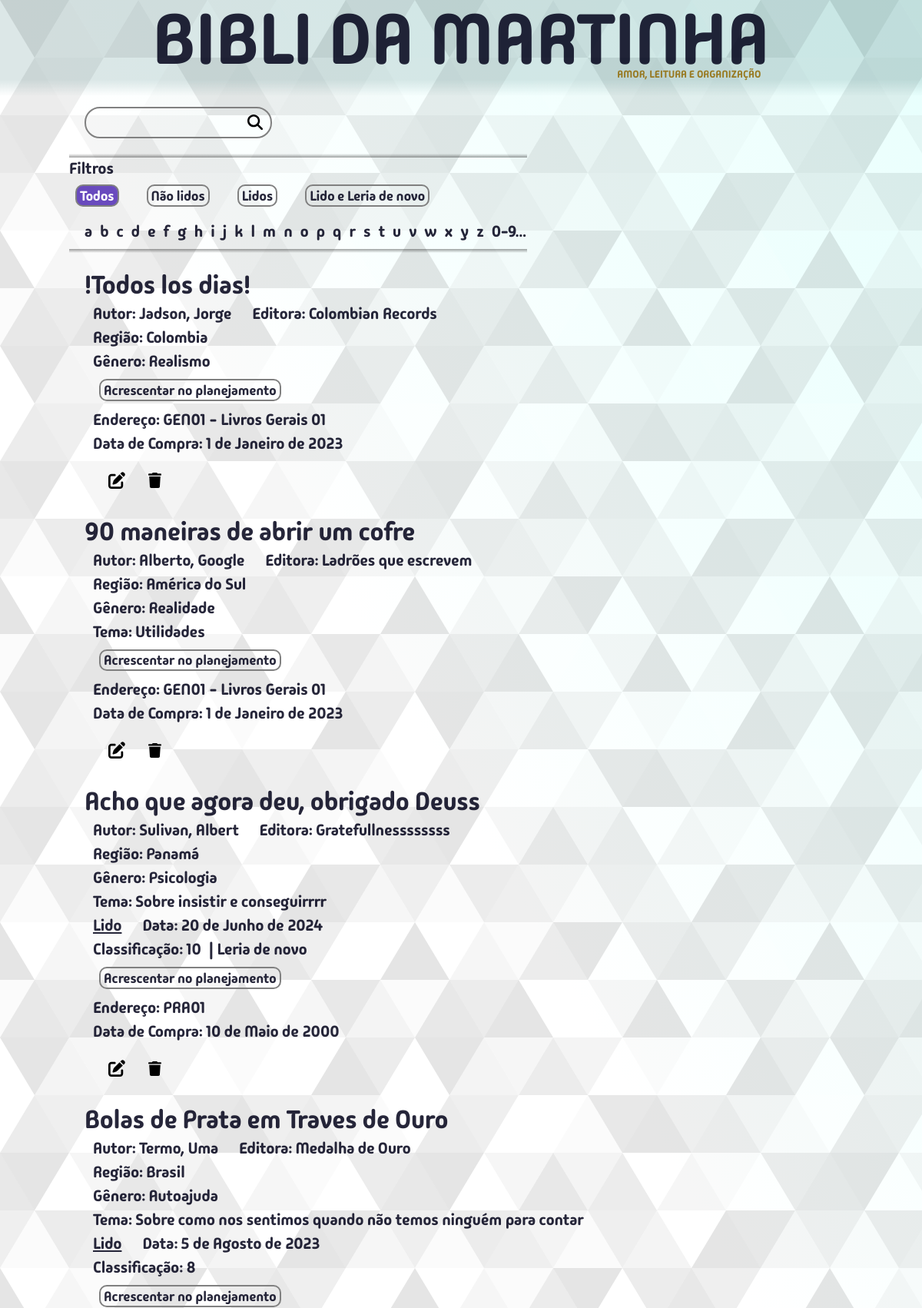
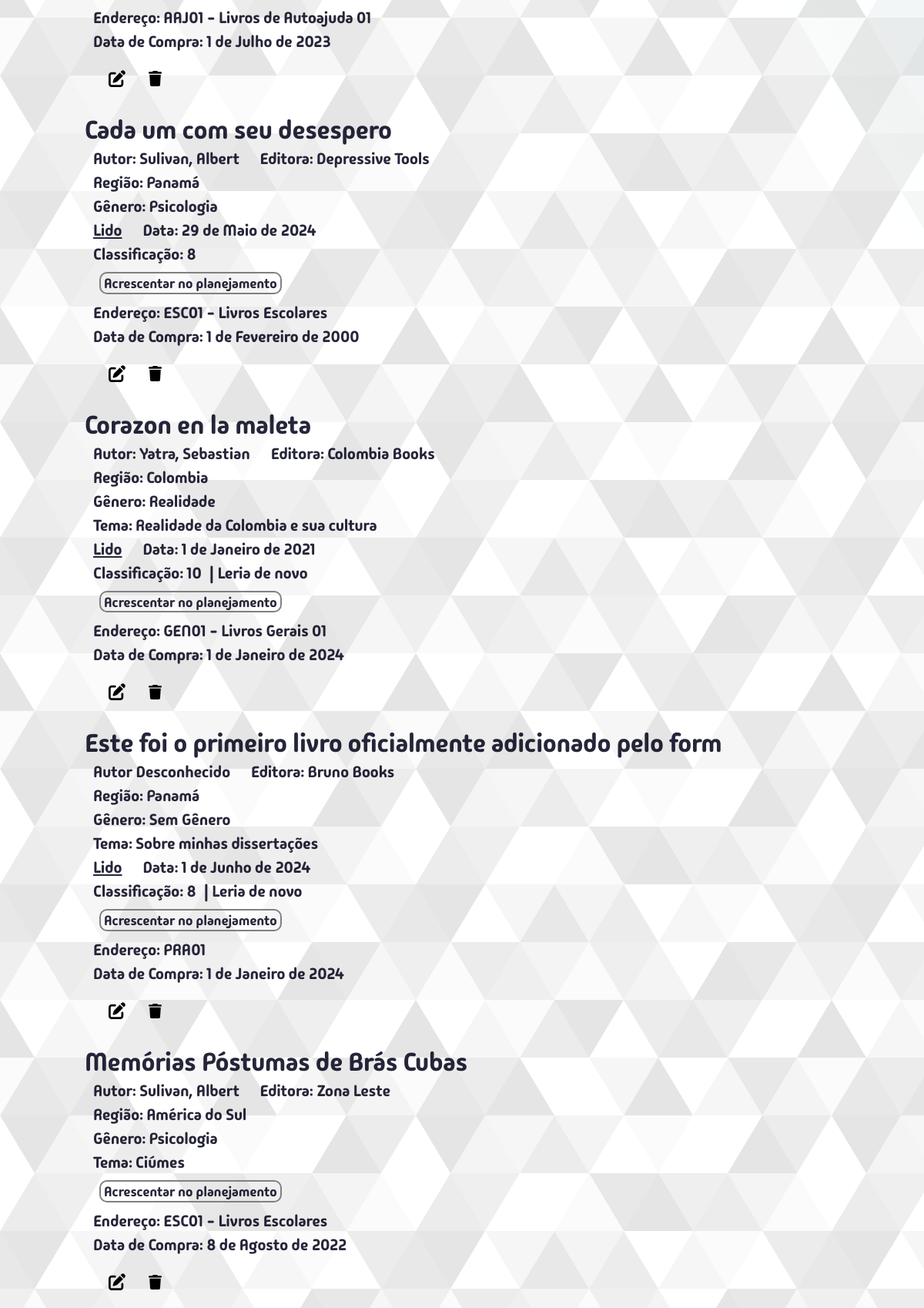
Screenshot of /meuslivros/todos/ (upper part) with the database file from the repository (2 pictures, top to bottom).
### bibm/models.py (models this page shows, shortened)
class Livro(models.Model):
    titulo = models.CharField(max_length=300, unique=True)
    editora = models.CharField(max_length=300, blank=True, null=True)
    autor = models.ForeignKey(Autor, on_delete=models.SET_DEFAULT, default=1)
    genero = models.ForeignKey(Genero, on_delete=models.SET_DEFAULT, default=1)
    tema = models.CharField(max_length=600, blank=True, null=True)
    lendo = models.BooleanField(default=False)
    lido = models.BooleanField(default=False)
    data_leitura = models.DateField(blank=True, null=True)
    leria_de_novo = models.BooleanField(default=False)
    notas = [(1,"1"),(2,"2"),(3,"3"),(4,"4"),(5,"5"),(6,"6"),(7,"7"),(8,"8"),(9,"9"),(10,"10")]
    classificacao = models.IntegerField(choices=notas, blank=True, null=True)
    endereco = models.ForeignKey(Endereco, on_delete=models.SET_NULL, blank=True, null=True)
    data_compra = models.DateField(null=True)
    regiao = models.ForeignKey(Regiao, on_delete=models.SET_DEFAULT, default=2)
    comentario = models.TextField(blank=True, null=True)
    planejamento = models.PositiveIntegerField(unique=True, blank=True, null=True)

class Autor(models.Model):
    prim_nome = models.CharField(max_length=65)
    ult_nome = models.CharField(max_length=65)
    nacionalidade = models.CharField(max_length=65, blank=True, null=True, default="")
    regiao = models.ForeignKey(Regiao, on_delete=models.SET_DEFAULT, default=2)
    comentario = models.TextField(blank=True, null=True)
    class Meta:
        verbose_name_plural = "autores"

class Regiao(models.Model):
    regiao = models.CharField(max_length=65, unique=True)
    comentario = models.TextField(blank=True, null=True)
    class Meta:
        verbose_name_plural = "regiões"
    def __str__(self):
        return str(self.regiao)

class Genero(models.Model):
    genero = models.CharField(max_length=65, unique=True)
    comentario = models.TextField(blank=True, null=True)
    class Meta:
        verbose_name = "gênero"

class Endereco(models.Model):
    codigo = models.CharField(max_length=5, validators=[validacao_endereco])
    descricao = models.CharField(max_length=300, blank=True, null=True)
    comentario = models.TextField(blank=True, null=True)
    class Meta:
        verbose_name = "Endereço"
    def __str__(self):
        if self.descricao is not None:
            return str(self.codigo) + " - " + str(self.descricao)
        else:
            return str(self.codigo)

### bibm/views/views_all.py (the view, shortened to what this page needs)
# urls.py: path("meuslivros/<filtro>/", views.meus_livros, name="meus_livros"),
def meus_livros(request, filtro):
    termo_busca = request.GET.get("q", "").strip()
    classe_btn = "btn-azul"
    ordem_alfabetica_lista = ["a","b","c","d","e","f","g","h","i","j","k","l","m","n","o","p",
                              "q","r","s","t","u","v","w","x","y","z","0-9..."]
    filtros = {
        "todos": "Todos",
        "naolidos": "Não lidos",
        "lidos": "Lidos",
        "lidoeleriadenovo": "Lido e Leria de novo"
    }
    if termo_busca == "":
        if filtro == "todos":
            meus_livros = Livro.objects.all().order_by("titulo")
        if filtro == "naolidos":
            meus_livros = Livro.objects.filter(lido=False)
        elif filtro == "lidos":
            meus_livros = Livro.objects.filter(lido=True)
        elif filtro == "lidoeleriadenovo":
            meus_livros = Livro.objects.filter(lido=True, leria_de_novo=True)
        elif filtro == "0-9...":
            meus_livros = Livro.objects.filter(titulo__regex=r"^[^A-Za-zÀ-ÿ]")
    context = {
        "meus_livros": meus_livros,
        "caller": "meus_livros",
        "filtro": filtro,
        "filtros": filtros,
        "classe_btn": classe_btn,
        "ordem_alfabetica_lista": ordem_alfabetica_lista,
    }
    return render(request, "bibm/pages/meusLivros.html", context)

### bibm/templates/bibm/pages/meusLivros.html
{% extends 'bibm/estru.html' %}
{% load static %}
{% block content %}
  <div class="container-search-box">
    <form action="{% url 'bibm:meus_livros' 'todos' %}" class="search-form caixa-de-pesquisa">
      <input type="search" class="search-input" name="q" value="{{ search_term }}" />
      <button type="submit" class="search-button lupa"><img src="{% static 'bibm/img/magnifying-glass-solid.svg' %}" alt="Lupa" /></button>
    </form>
  </div>
  {% include "bibm/partials/botoesFiltro.html" %}
  <div class="meus-livros-box">
    {% for livro in meus_livros %}
      {% include "bibm/partials/livroDetalheForm.html" %}
    {% empty %}
      Nenhum livro
    {% endfor %}
  </div>
{% endblock %}

### bibm/templates/bibm/partials/livroDetalheForm.html (shortened to what this page needs)
{% load static %}
<div class="livro-box">
  <span class="meus-livros-titulo">{{ livro.titulo }}</span>
  <div class="meus-livros-abaixo-titulo-box">
    <div class="autor-editora linha-livro-info">
      {% if livro.autor.prim_nome == 'Autor Desconhecido' %}
        <span class="meus-livros-autor">Autor Desconhecido</span>
      {% else %}
        <span class="meus-livros-autor">Autor: {{ livro.autor.ult_nome }}, {{ livro.autor.prim_nome }}</span>
      {% endif %}
      <span class="meus-livros-editora">Editora: {{ livro.editora }}</span>
    </div>
    <span class="linha-livro-info">Região: {{livro.regiao}}</span>
    <span class="meus-livros-genero linha-livro-info">Gênero: {{ livro.genero.genero }}</span>
    {% if livro.tema %}
      <span class="meus-livros-tema linha-livro-info">Tema: {{ livro.tema }}</span>
    {% endif %}
    {% if livro.lido %}
      <div class="livro-lido-linha linha-livro-info">
        <span class="meus-livros-lido"><u>Lido</u></span>
        <span class="meus-livros-data-leitura">Data: {{ livro.data_leitura }}</span>
      </div>
      <div class="flex-flow-row linha-livro-info">
        {% if livro.classificacao %}
        <div class="livro-classificacao">
          Classificação: {{ livro.classificacao }}
        </div>
        {% endif %}
        {% if livro.leria_de_novo %}
          <span class="meus-livros-leria-de-novo">| Leria de novo</span>
        {% endif %}
      </div>
    {% endif %}
    {% if livro.planejamento is None and not livro.lendo %}
    <div>
      {% if caller == "meus_livros" %}
        <form action="{% url 'bibm:acrescentar_no_planejamento_meus_livros' %}" method="post">
      {% else %}
        <form action="{% url 'bibm:acrescentar_no_planejamento'%}" method="post">
      {% endif %}
        <button type="submit" class="btn-medio {{classe_btn}}">Acrescentar no planejamento</button>
      </form>
    </div>
    {% elif livro.planejamento is not None and not livro.lendo %}
    <span class="ja-no-planejamento linha-livro-info">
      <u>No planejamento</u>
    </span>
    {% else %}
    <span class="ja-no-planejamento linha-livro-info">
      --- Lendo ---
    </span>
    {% endif %}
    {% if livro.endereco %}
      <span class="linha-livro-info">Endereço: {{livro.endereco}}</span>
    {% endif %}
    <span  class="linha-livro-info">Data de Compra: {{livro.data_compra}}</span>
    <div class="flex-flow-row espaco-top-2rem">
      <a class="btn-editar" method="GET" href="{% url 'bibm:editar_um_livro' livro.id %}">
        <img
          src="{% static 'bibm/img/pen-to-square-solid.svg' %}"
          alt="Editar este livro"
          title="Editar este livro"
        >
      </a>
      <form method="POST" action="{% url 'bibm:deletar_um_livro' %}"
        onclick="return confirm('Você confirma a exclusão deste livro?')">
        <button type="submit">
          <img
          src="{% static 'bibm/img/trash-solid.svg' %}"
          alt="Deletar este livro"
          title="Deletar este livro"
          class="btn-excluir"
          >
        </button>
      </form>
    </div>
  </div>
</div>

### bibm/static/bibm/css/estilos.css (style rules this page uses)
:root { --vermelho: 21; --verde: 95; --azul: 95; --cor-do-titulo: rgba(var(--vermelho), var(--verde), var(--azul), 0.15); --cod-do-titulo-bottom: rgba(var(--vermelho), var(--verde), var(--azul), 0); --azul-livro-atual: #4a9e9771; --verde-livro-atual: #07691c71; --vermelho-livro-atual: #b1432771; --cor-da-borda: gray; --recuo-padrao: calc(80vw + 2rem); --color-primary: #269fe6; --color-white: #fff; --color-escrita-padrao: rgba(0, 0, 24, 0.85); }
* { margin: 0; padding: 0; }
html { font-size: 62.5%; }
body { font-size: calc(1.2rem + 0.7vw); overflow: hidden auto; }
button { position: inherit; border: none; font-family: inherit; background: none; color: inherit; }
a { text-decoration: none; color: inherit; }
.btn-editar { position: relative; margin-left: 2rem; width: 2.2rem; top: .2rem; cursor: pointer; }
.btn-excluir { position: relative; width: 1.7rem; margin-left: 2rem; top: .2rem; cursor: pointer; }
.meus-livros-box { width: var(--recuo-padrao); margin: 0 auto; position: relative; display: flex; flex-flow: column; }
.meus-livros-abaixo-titulo-box { margin-left: calc(.5rem + .5vw); display: flex; flex-direction: column; }

### bibm/static/bibm/css/searchBox.css (style rules this page uses)
.container-search-box { margin: 0 auto; margin-bottom: 2rem; width: var(--recuo-padrao); }
.search-form { border: 2px solid var(--cor-da-borda); min-width: 19.5rem; width: 20vw; border-radius: 20px; position: relative; transition: all 300ms ease-in-out; }
.search-input, .search-button { border: none; background: none; outline: none; padding: 1rem; transition: all 300ms ease-in-out; font-family: inherit; }
.search-button img { width: 2rem; }
.search-button { position: absolute; top: -.2rem; right: 0; }
.search-input { width: 100%; padding-right: 3rem; }

### bibm/static/bibm/css/livroDetalheForm.css (style rules this page uses)
.livro-box { position: relative; display: flex; flex-direction: column; margin-bottom: 3rem; }
.meus-livros-titulo { font-size: calc(1.5rem + 1.5vw); }
.meus-livros-abaixo-titulo-box { margin-left: calc(.5rem + .5vw); display: flex; flex-direction: column; }
.autor-editora { display: inline-flex; }
.linha-livro-info { padding: 0.2rem 0; }
.meus-livros-autor { margin-right: calc(1.5rem + 1vw); }
.livro-lido-linha { display: inline-flex; }
.meus-livros-lido { margin-right: calc(1.5rem + 1vw); }

### bibm/static/bibm/css/botoes.css (style rules this page uses)
.btn-medio { position: relative; place-self: center; border: .2rem solid var(--cor-da-borda); width: fit-content; height: fit-content; border-radius: 1rem; font-family: inherit; font-size: calc(.8rem + .8vw); transition: all 300ms ease-in-out; padding: .09rem .4rem; margin: 0.8rem; }

### bibm/static/bibm/css/genericos.css (style rules this page uses)
.espaco-top-2rem { margin-top: 2rem; }
.flex-flow-row { display: flex; flex-flow: row; gap: 1rem; }

### rows the page displays
Livro: titulo "!Todos los dias!", autor.ult_nome "Jadson", autor.prim_nome "Jorge", editora "Colombian Records", regiao "Colombia", genero.genero "Realismo", endereco "GEN01 - Livros Gerais 01", data_compra "1 de Janeiro de 2023"
Livro: titulo "90 maneiras de abrir um cofre", autor.ult_nome "Alberto", autor.prim_nome "Google", editora "Ladrões que escrevem", regiao "América do Sul", genero.genero "Realidade", tema "Utilidades", endereco "GEN01 - Livros Gerais 01", data_compra "1 de Janeiro de 2023"
Livro: titulo "Acho que agora deu, obrigado Deuss", autor.ult_nome "Sulivan", autor.prim_nome "Albert", editora "Gratefullnessssssss", regiao "Panamá", genero.genero "Psicologia", tema "Sobre insistir e conseguirrrr", data_leitura "20 de Junho de 2024", classificacao "10", leria_de_novo "| Leria de novo", endereco "PRA01", data_compra "10 de Maio de 2000"
Livro: titulo "Bolas de Prata em Traves de Ouro", autor.ult_nome "Termo", autor.prim_nome "Uma", editora "Medalha de Ouro", regiao "Brasil", genero.genero "Autoajuda", tema "Sobre como nos sentimos quando não temos ninguém para contar", data_leitura "5 de Agosto de 2023", classificacao "8", endereco "AAJ01 - Livros de Autoajuda 01", data_compra "1 de Julho de 2023"
Livro: titulo "Cada um com seu desespero", autor.ult_nome "Sulivan", autor.prim_nome "Albert", editora "Depressive Tools", regiao "Panamá", genero.genero "Psicologia", data_leitura "29 de Maio de 2024", classificacao "8", endereco "ESC01 - Livros Escolares", data_compra "1 de Fevereiro de 2000"
Livro: titulo "Corazon en la maleta", autor.ult_nome "Yatra", autor.prim_nome "Sebastian", editora "Colombia Books", regiao "Colombia", genero.genero "Realidade", tema "Realidade da Colombia e sua cultura", data_leitura "1 de Janeiro de 2021", classificacao "10", leria_de_novo "| Leria de novo", endereco "GEN01 - Livros Gerais 01", data_compra "1 de Janeiro de 2024"
Livro: titulo "Este foi o primeiro livro oficialmente adicionado pelo form", shows "Autor Desconhecido", editora "Bruno Books", regiao "Panamá", genero.genero "Sem Gênero", tema "Sobre minhas dissertações", data_leitura "1 de Junho de 2024", classificacao "8", leria_de_novo "| Leria de novo", endereco "PRA01", data_compra "1 de Janeiro de 2024"
Livro: titulo "Memórias Póstumas de Brás Cubas", autor.ult_nome "Sulivan", autor.prim_nome "Albert", editora "Zona Leste", regiao "América do Sul", genero.genero "Psicologia", tema "Ciúmes", endereco "ESC01 - Livros Escolares", data_compra "8 de Agosto de 2022"

### other values shown
{{ fil_valor }} "Todos"
{{ fil_valor }} "Não lidos" "Lidos" "Lido e Leria de novo"
{{ letra }} "a" "b" "c" "d" "e" "f" "g" "h" "i" "j" "k" "l" "m" "n" "o" "p" "q" "r" "s" "t" "u" "v" "w" "x" "y" "z" "0-9..."
